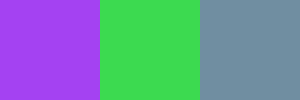
Frame 1 (no input)
Frame 60 (the mouse pressed at the canvas centre just before this capture): identical to frame 1, image omitted
Frame 120 (the mouse held since frame 60 and released just before this capture): identical to frame 1, image omitted

The Processing sketch that drew this single still picture (run headless with seeded random() and noise(); from frame 60 on, the mouse is pressed at the canvas centre):

// Processing sketch: processing_49388
// ── processing_49388.pde

    float [] ind = {.5,.5};

    void setup(){
    size (300,100);
    show();
    }
    
    void draw(){
    }
    void show(){
    color a = color(random(255),random(255),random(255));
    color b = color(random(255),random(255),random(255));
    float r1 = red(a);
    float g1 = green(a);
    float b1 = blue(a);
    float r2 = red(b);
    float g2 = green(b);
    float b2 = blue(b);
    color c =  color((r1*ind[0]+r2*ind[1]),(g1*ind[0]+g2*ind[1]),(b1*ind[0]+b2*ind[1]));
    background(c);
    noStroke();
    fill(a);
    rect(0,0,100,100);
    fill(b);
    rect(100,0,100,100);
    }
    
    void mousePressed(){
     show(); 
    }
